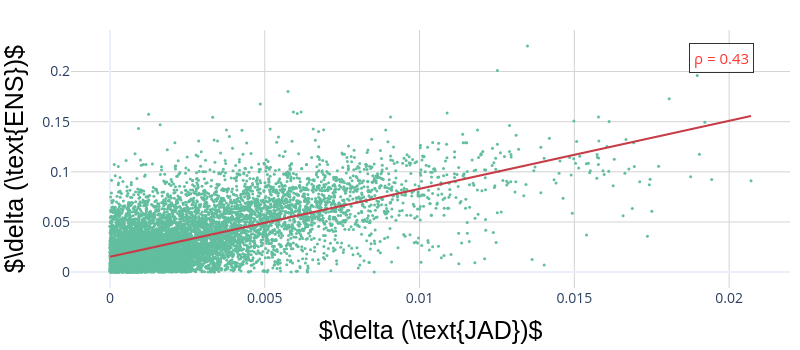

Source (notebook cell):
### Code cell
import plotly.graph_objs as go
import statsmodels.api as sm
from clock_project.genome_analysis.analytical_correlation_analysis import (
    remove_outliers_iqr,
)


def plot_scatter_for_time(df, x_col, y_col, time):
    # Filter the dataframe for the specified time point
    sub_df = df[df["Time"] == time]
    x_data = sub_df[x_col]
    y_data = sub_df[y_col]

    # Remove outliers (assuming you have the remove_outliers_iqr function)
    x_data_no_outliers, y_data_no_outliers = remove_outliers_iqr(x_data, y_data)

    # Create the figure
    fig = go.Figure()

    # Scatter plot for the actual data points
    fig.add_trace(
        go.Scatter(
            x=x_data_no_outliers,
            y=y_data_no_outliers,
            mode="markers",
            name=f"Time {time}",  # Legend entry with the time label
            marker=dict(
                color="#62be9f",
                size=3,  # Adjust marker size as needed
            ),
        )
    )

    # Calculate OLS trendline
    x = sm.add_constant(x_data_no_outliers)  # adding a constant for OLS
    model = sm.OLS(y_data_no_outliers, x).fit()
    trendline = model.predict(x)

    # Add the trendline
    fig.add_trace(
        go.Scatter(
            x=x_data_no_outliers,
            y=trendline,
            mode="lines",
            line=dict(color="#c73d47", width=2),  # Deep red trendline
            showlegend=False,  # Hide legend for the trendline
        )
    )

    return fig


fig_exmple = plot_scatter_for_time(
    df_high_5000, "JSD_difference", "ENS_abs_difference", 0.5
)
# Annotate R² value
fig_exmple.add_annotation(
    xref="x domain",
    yref="y domain",
    x=0.95,
    y=0.95,
    text=f"\u03c1 = {0.43}",
    showarrow=False,
    font=dict(size=15, color="red"),
    align="right",
    ax=0,
    ay=0,
    bordercolor="black",
    borderwidth=1,
    borderpad=4,
    bgcolor="white",
    opacity=0.8,
)
# Consolidated update for axis titles
fig_exmple.update_xaxes(title_text=r"$\delta (\text{JAD})$")
fig_exmple.update_yaxes(title_text=r"$\delta (\text{ENS})$")
fig_exmple = update_plot_layout(fig_exmple)

fig_exmple.update_layout(
    showlegend=False,
    height=350,
    width=800,
    margin=dict(l=50, r=10, t=30, b=10),
)

fig_exmple.show()
fig_exmple.write_image("simulation_scatter_example_jad_simulation_5000.pdf")

### Figure 1 — Plotly figure (JSON) as saved in the notebook; plotly's stock layout.template omitted (floating-point values rounded to 4 significant figures; data arrays with more than 128 entries replaced by an {"elided": "..."} marker saying what was removed)
{"data": [{"marker": {"color": "#62be9f", "size": 3}, "mode": "markers", "name": "Time 0.5", "type": "scatter", "x": {"elided": "9211 float values"}, "y": {"elided": "9211 float values"}}, {"line": {"color": "#c73d47", "width": 2}, "mode": "lines", "showlegend": false, "type": "scatter", "x": {"elided": "9211 float values"}, "y": {"elided": "9211 float values"}}], "layout": {"annotations": [{"align": "right", "ax": 0, "ay": 0, "bgcolor": "white", "bordercolor": "black", "borderpad": 4, "borderwidth": 1, "font": {"color": "red", "size": 15}, "opacity": 0.8, "showarrow": false, "text": "ρ = 0.43", "x": 0.95, "xref": "x domain", "y": 0.95, "yref": "y domain"}], "autosize": true, "height": 350, "margin": {"b": 10, "l": 50, "r": 10, "t": 30}, "showlegend": false, "width": 800, "xaxis": {"gridcolor": "lightgrey", "tickfont": {"size": 14}, "title": {"font": {"color": "black", "family": "Arial", "size": 25}, "text": "$\\delta (\\text{JAD})$"}}, "yaxis": {"gridcolor": "lightgrey", "tickfont": {"size": 14}, "title": {"font": {"color": "black", "family": "Arial", "size": 25}, "text": "$\\delta (\\text{ENS})$"}}}}
